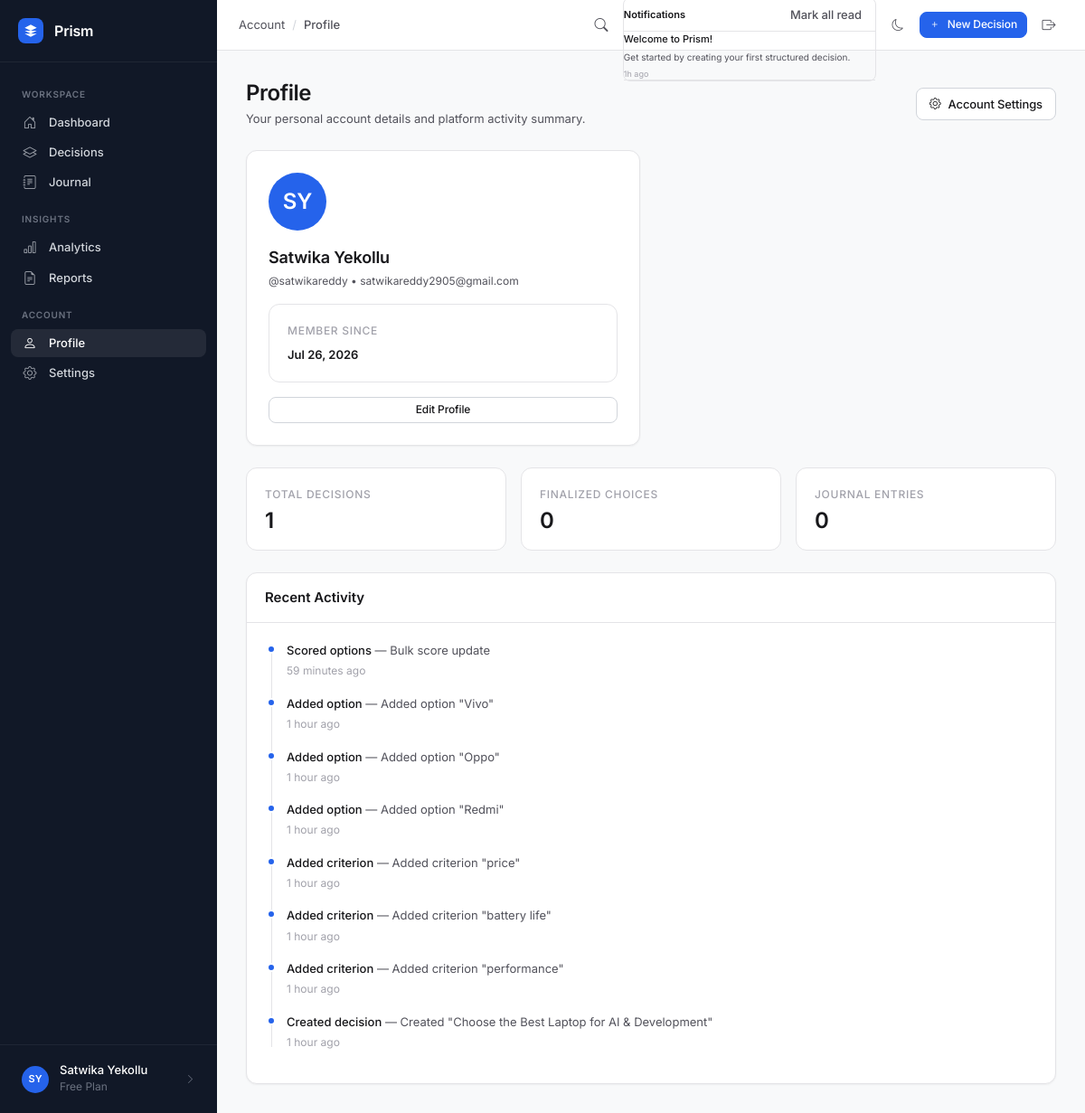
/profile/ (signed in), run on the app's committed database.
### app/models/user.py (models this page shows, shortened)
class User(UserMixin, db.Model):
    __tablename__ = 'users'
    id = db.Column(db.Integer, primary_key=True)
    username = db.Column(db.String(80), unique=True, nullable=False, index=True)
    email = db.Column(db.String(120), unique=True, nullable=False, index=True)
    password_hash = db.Column(db.String(255), nullable=False)
    full_name = db.Column(db.String(120), nullable=True)
    avatar_url = db.Column(db.String(255), nullable=True)
    dark_mode = db.Column(db.Boolean, default=False, nullable=False)
    email_verified = db.Column(db.Boolean, default=False, nullable=False)
    created_at = db.Column(db.DateTime, default=datetime.utcnow, nullable=False)
    last_login = db.Column(db.DateTime, nullable=True)
    decisions = db.relationship('Decision', backref='owner', lazy='dynamic',
                                 cascade='all, delete-orphan')
    journal_entries = db.relationship('JournalEntry', backref='author', lazy='dynamic',
                                       cascade='all, delete-orphan')
    activity_logs = db.relationship('ActivityLog', backref='user', lazy='dynamic',
                                     cascade='all, delete-orphan')
    @property
    def display_name(self):
        return self.full_name or self.username
    @property
    def initials(self):
        name = self.full_name or self.username
        parts = name.strip().split()
        if len(parts) >= 2:
            return (parts[0][0] + parts[-1][0]).upper()
        return name[:2].upper() if len(name) >= 2 else name[0].upper()

### app/models/notification.py (models this page shows, shortened)
class Notification(db.Model):
    __tablename__ = 'notifications'
    id = db.Column(db.Integer, primary_key=True)
    user_id = db.Column(db.Integer, db.ForeignKey('users.id', ondelete='CASCADE'), nullable=False, index=True)
    title = db.Column(db.String(255), nullable=False)
    message = db.Column(db.Text, nullable=False)
    link = db.Column(db.String(255), nullable=True)
    is_read = db.Column(db.Boolean, default=False, nullable=False)
    created_at = db.Column(db.DateTime, default=datetime.utcnow, nullable=False)
    user = db.relationship('User', backref=db.backref('notifications', lazy='dynamic', cascade='all, delete-orphan'))

### app/models/activity.py (models this page shows, shortened)
class ActivityLog(db.Model):
    __tablename__ = 'activity_log'
    ACTIONS = {
        'created_decision': 'Created decision',
        'updated_decision': 'Updated decision',
        'added_criterion': 'Added criterion',
        'removed_criterion': 'Removed criterion',
        'added_option': 'Added option',
        'removed_option': 'Removed option',
        'scored_option': 'Scored options',
        'completed_decision': 'Marked as complete',
        'archived_decision': 'Archived decision',
        'pinned_decision': 'Pinned decision',
        'unpinned_decision': 'Unpinned decision',
        'added_journal': 'Added journal entry',
        'updated_journal': 'Updated journal entry',
        'duplicated_decision': 'Duplicated decision',
    }
    id = db.Column(db.Integer, primary_key=True)
    user_id = db.Column(db.Integer, db.ForeignKey('users.id', ondelete='CASCADE'),
                         nullable=False, index=True)
    decision_id = db.Column(db.Integer, db.ForeignKey('decisions.id', ondelete='CASCADE'),
                             nullable=True, index=True)
    action = db.Column(db.String(100), nullable=False)
    description = db.Column(db.Text, nullable=True)
    created_at = db.Column(db.DateTime, default=datetime.utcnow, nullable=False)
    @property
    def action_label(self):
        return self.ACTIONS.get(self.action, self.action)
    @property
    def time_ago(self):
        now = datetime.utcnow()
        diff = now - self.created_at
        seconds = int(diff.total_seconds())
        if seconds < 60:
            return 'just now'
        elif seconds < 3600:
            m = seconds // 60
            return f'{m} minute{"s" if m != 1 else ""} ago'
        elif seconds < 86400:
            h = seconds // 3600
            return f'{h} hour{"s" if h != 1 else ""} ago'
        elif seconds < 604800:
            d = seconds // 86400
            return f'{d} day{"s" if d != 1 else ""} ago'
        else:
            return self.created_at.strftime('%b %d, %Y')

### app/blueprints/profile/routes.py (the view)
@profile_bp.route('/')
@login_required
def index():
    total_decisions = Decision.query.filter_by(user_id=current_user.id).count()
    completed_decisions = Decision.query.filter_by(user_id=current_user.id, status='completed').count()
    journal_count = JournalEntry.query.filter_by(user_id=current_user.id).count()
    activities = ActivityLog.query.filter_by(user_id=current_user.id).order_by(ActivityLog.created_at.desc()).limit(10).all()
    return render_template('profile/index.html',
                           total_decisions=total_decisions,
                           completed_decisions=completed_decisions,
                           journal_count=journal_count,
                           activities=activities)

### app/models/user.py (called while the page is built)
@login_manager.user_loader
def load_user(user_id):
    return db.session.get(User, int(user_id))

### app/templates/profile/index.html (shortened to what this page needs)
{% extends "base.html" %}
{% block breadcrumb %}
<span>Account</span>
<span class="separator">/</span>
<span class="font-medium text-text">Profile</span>
{% endblock %}
{% block content %}
<div class="page-header flex justify-between items-center flex-wrap gap-4 mb-6">
  <div>
    <h1 class="page-title">Profile</h1>
    <p class="page-subtitle">Your personal account details and platform activity summary.</p>
  </div>
  <div>
    <a href="{{ url_for('profile.settings') }}" class="btn btn-secondary">
      <i class="bi bi-gear"></i> Account Settings
    </a>
  </div>
</div>
<div class="grid grid-cols-1 lg:grid-cols-3 gap-6" style="display: grid; grid-template-columns: repeat(auto-fit, minmax(320px, 1fr)); gap: 1.5rem;">
  <div>
    <div class="card p-6 text-center">
      <div class="sidebar-avatar mx-auto mb-4" style="width: 64px; height: 64px; font-size: 1.5rem;">
        {{ current_user.initials }}
      </div>
      <h2 class="text-lg font-semibold text-text mb-1">{{ current_user.display_name }}</h2>
      <div class="text-xs text-secondary mb-4">@{{ current_user.username }} • {{ current_user.email }}</div>
      <div class="stat-box p-3 mb-4 text-left">
        <div class="stat-label">Member Since</div>
        <div class="font-semibold text-sm text-text">{{ current_user.created_at|dateformat }}</div>
      </div>
      <a href="{{ url_for('profile.settings') }}" class="btn btn-secondary btn-sm w-full">Edit Profile</a>
    </div>
  </div>
  <div style="grid-column: span 2;">
    <div class="grid grid-cols-1 md:grid-cols-3 gap-4 mb-6" style="display: grid; grid-template-columns: repeat(auto-fit, minmax(180px, 1fr)); gap: 1rem;">
      <div class="stat-box">
        <div class="stat-label">Total Decisions</div>
        <div class="stat-value text-primary">{{ total_decisions }}</div>
      </div>
      <div class="stat-box">
        <div class="stat-label">Finalized Choices</div>
        <div class="stat-value text-success">{{ completed_decisions }}</div>
      </div>
      <div class="stat-box">
        <div class="stat-label">Journal Entries</div>
        <div class="stat-value text-secondary">{{ journal_count }}</div>
      </div>
    </div>
    <div class="card">
      <div class="card-header"><div class="card-title">Recent Activity</div></div>
      <div class="card-body">
        {% if activities %}
          <div class="timeline">
            {% for log in activities %}
              <div class="timeline-item">
                <div class="timeline-dot timeline-dot-primary"></div>
                <div class="timeline-content">
                  <span class="font-medium">{{ log.action_label }}</span>
                  {% if log.description %}<span class="text-secondary">— {{ log.description }}</span>{% endif %}
                  <div class="timeline-time">{{ log.time_ago }}</div>
                </div>
              </div>
            {% endfor %}
          </div>
        {% else %}
          <div class="empty-state py-4"><div class="empty-state-text">No recent activity.</div></div>
        {% endif %}
      </div>
    </div>
  </div>
</div>
{% endblock %}

### app/templates/base.html (shortened to what this page needs)
<!DOCTYPE html>
<html lang="en" {% if current_user.is_authenticated and current_user.dark_mode %}data-theme="dark"{% endif %}>
<head>
  <link rel="stylesheet" href="https://cdn.jsdelivr.net/npm/bootstrap-icons@1.11.3/font/bootstrap-icons.min.css" />
  <link rel="stylesheet" href="{{ url_for('static', filename='css/main.css') }}" />
</head>
<body>
  <div class="app-wrapper">
    <aside class="sidebar" id="sidebar" role="navigation" aria-label="Main navigation">
      <div class="sidebar-header">
        <a href="{{ url_for('dashboard.index') }}" class="sidebar-logo" aria-label="Prism home">
          <svg viewBox="0 0 24 24" xmlns="http://www.w3.org/2000/svg">
            <path d="M12 2L2 7l10 5 10-5-10-5zM2 17l10 5 10-5M2 12l10 5 10-5"/>
          </svg>
        </a>
        <span class="sidebar-brand">Prism</span>
      </div>
      <nav class="sidebar-nav">
        <div class="nav-section-label">Workspace</div>
        <a href="{{ url_for('dashboard.index') }}"
           class="nav-item {% if request.endpoint == 'dashboard.index' %}active{% endif %}"
           id="nav-dashboard">
          <i class="bi bi-house-door"></i>
          Dashboard
        </a>
        <a href="{{ url_for('decisions.index') }}"
           class="nav-item {% if request.blueprint == 'decisions' %}active{% endif %}"
           id="nav-decisions">
          <i class="bi bi-layers"></i>
          Decisions
        </a>
        <a href="{{ url_for('journal.index') }}"
           class="nav-item {% if request.blueprint == 'journal' %}active{% endif %}"
           id="nav-journal">
          <i class="bi bi-journal-text"></i>
          Journal
        </a>
        <div class="nav-section-label">Insights</div>
        <a href="{{ url_for('analytics.index') }}"
           class="nav-item {% if request.blueprint == 'analytics' %}active{% endif %}"
           id="nav-analytics">
          <i class="bi bi-bar-chart"></i>
          Analytics
        </a>
        <a href="{{ url_for('reports.index') }}"
           class="nav-item {% if request.blueprint == 'reports' %}active{% endif %}"
           id="nav-reports">
          <i class="bi bi-file-earmark-text"></i>
          Reports
        </a>
        <div class="nav-section-label">Account</div>
        <a href="{{ url_for('profile.index') }}"
           class="nav-item {% if request.blueprint == 'profile' %}active{% endif %}"
           id="nav-profile">
          <i class="bi bi-person"></i>
          Profile
        </a>
        <a href="{{ url_for('profile.settings') }}"
           class="nav-item {% if request.endpoint == 'profile.settings' %}active{% endif %}"
           id="nav-settings">
          <i class="bi bi-gear"></i>
          Settings
        </a>
      </nav>
      <div class="sidebar-footer">
        <a href="{{ url_for('profile.index') }}" class="sidebar-user" id="sidebar-user-link">
          <div class="sidebar-avatar">
            {{ current_user.initials if current_user.is_authenticated else 'PR' }}
          </div>
          <div class="sidebar-user-info">
            <div class="sidebar-user-name">
              {{ current_user.display_name if current_user.is_authenticated else 'Guest' }}
            </div>
            <div class="sidebar-user-role">Free Plan</div>
          </div>
          <i class="bi bi-chevron-right" style="color:var(--sidebar-text-muted);font-size:11px;margin-left:auto"></i>
        </a>
      </div>
    </aside>
    <div class="main-content">
      <header class="topbar">
        <div class="topbar-breadcrumb">
          {% block breadcrumb %}{% endblock %}
        </div>
        <div class="flex items-center gap-2" style="margin-left:auto">
          <a href="{{ url_for('search.index') }}"
             class="btn btn-ghost btn-icon"
             title="Search (Ctrl+K)"
             id="topbar-search-btn"
             aria-label="Search">
            <i class="bi bi-search" style="font-size:15px"></i>
          </a>
          {% if current_user.is_authenticated %}
          <div class="dropdown" id="notifications-dropdown-wrapper">
            <ul class="dropdown-menu dropdown-menu-end shadow-md border p-0" aria-labelledby="notificationsBtn" style="border-radius: var(--radius-md); width: 280px; font-size: 11px;">
              <li class="p-2 border-bottom flex justify-between items-center bg-surface-2" style="background: var(--color-surface-hover); display: flex; justify-content: space-between; align-items: center;">
                <span class="font-semibold text-text">Notifications</span>
                {% if unread_count and unread_count > 0 %}
                  <button onclick="markAllNotificationsRead(event)" class="btn btn-ghost text-xs text-primary p-0 m-0 border-0" style="background:none; cursor: pointer;">Mark all read</button>
                {% endif %}
              </li>
              <div id="notifications-list-container" style="max-height: 250px; overflow-y: auto;">
                {% if unread_notifications %}
                  {% for notif in unread_notifications %}
                    <li class="p-2 border-bottom hover-bg-surface-2" style="cursor: pointer; list-style-type: none;" onclick="markNotificationRead({{ notif.id }}, '{{ notif.link or '' }}')">
                      <div class="font-semibold text-text" style="font-weight: 500;">{{ notif.title }}</div>
                      <div class="text-secondary mt-1" style="font-size: 10px;">{{ notif.message }}</div>
                      <div class="text-muted mt-1" style="font-size: 9px;">{{ notif.created_at|timeago }}</div>
                    </li>
                  {% endfor %}
                {% else %}
                  <li class="p-3 text-center text-muted" style="list-style-type: none;">No new notifications</li>
                {% endif %}
              </div>
            </ul>
          </div>
          {% endif %}
          <button id="dark-mode-toggle"
                  class="btn btn-ghost btn-icon"
                  aria-label="Toggle dark mode"
                  title="Toggle dark mode">
            <i class="bi {% if current_user.is_authenticated and current_user.dark_mode %}bi-sun{% else %}bi-moon{% endif %}"></i>
          </button>
          <a href="{{ url_for('decisions.new_decision') }}"
             class="btn btn-primary btn-sm"
             id="topbar-new-decision">
            <i class="bi bi-plus"></i>
            New Decision
          </a>
          <form action="{{ url_for('auth.logout') }}" method="POST" style="margin:0">
            <button type="submit" class="btn btn-ghost btn-icon"
                    aria-label="Sign out" title="Sign out">
              <i class="bi bi-box-arrow-right" style="font-size:15px"></i>
            </button>
          </form>
        </div>
      </header>
      <main class="page-content" id="main-content">
        {% block content %}{% endblock %}
      </main>
    </div>
  </div>
</body>
</html>

### data on the page
User: full_name "SY", full_name "Satwika Yekollu", initials "SY", display_name "Satwika Yekollu", username "satwikareddy", email "satwikareddy2905@gmail.com", created_at "Jul 26, 2026"
Notification: title "Welcome to Prism!", message "Get started by creating your first structured decision.", created_at "1h ago"
ActivityLog: action_label "Scored options", description "Bulk score update", time_ago "59 minutes ago"
ActivityLog: action_label "Added option", description "Added option \"Vivo\"", time_ago "1 hour ago"
ActivityLog: action_label "Added option", description "Added option \"Oppo\"", time_ago "1 hour ago"
ActivityLog: action_label "Added option", description "Added option \"Redmi\"", time_ago "1 hour ago"
ActivityLog: action_label "Added criterion", description "Added criterion \"price\"", time_ago "1 hour ago"
ActivityLog: action_label "Added criterion", description "Added criterion \"battery life\"", time_ago "1 hour ago"
ActivityLog: action_label "Added criterion", description "Added criterion \"performance\"", time_ago "1 hour ago"
ActivityLog: action_label "Created decision", description "Created \"Choose the Best Laptop for AI & Development\"", time_ago "1 hour ago"

### other printed values
{{ total_decisions }} "1"
{{ completed_decisions }} "0"
{{ journal_count }} "0"
